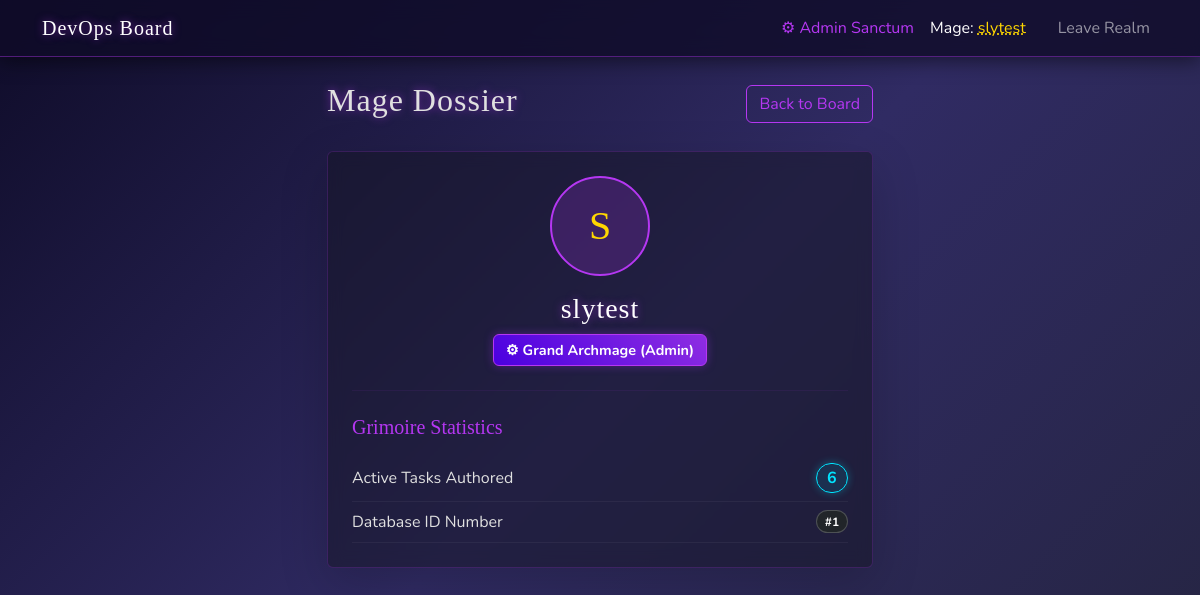
The app's page /profile (signed in) with its own data.
### app.py (models this page shows)
class User(UserMixin, db.Model):
    id = db.Column(db.Integer, primary_key=True)
    username = db.Column(db.String(150), unique=True, nullable=False)
    password_hash = db.Column(db.String(150), nullable=False)
    is_admin = db.Column(db.Boolean, default=False)
    tasks = db.relationship('Task', backref='author', lazy=True)

### app.py (the view)
@app.route('/profile')
@login_required
def profile():
    return render_template('profile.html', user=current_user)

### app.py (called while the page is built)
@app.context_processor
def inject_csrf_token():
    return dict(csrf_token=generate_csrf, get_file_type_info=get_file_type_info)

@login_manager.user_loader
def load_user(user_id):
    return User.query.get(int(user_id))

### templates/profile.html
{% extends 'base.html' %}
{% block content %}
<div class="row justify-content-center">
    <div class="col-md-6">
        <div class="d-flex justify-content-between align-items-center mb-4">
            <h2>Mage Dossier</h2>
            <a href="{{ url_for('index') }}" class="btn btn-outline-secondary">Back to Board</a>
        </div>
        <div class="card fantasy-board-card mb-4 shadow-lg">
            <div class="card-body p-4">
                <div class="text-center mb-4">
                    <div class="rounded-circle d-inline-flex align-items-center justify-content-center mb-3"
                         style="width: 100px; height: 100px; background: rgba(181, 55, 242, 0.2); border: 2px solid #b537f2; font-size: 2.5rem; color: #ffd700; font-family: 'Cinzel', serif;">
                        {{ current_user.username[0] | upper }}
                    </div>
                    <h3 style="color: #fff; font-family: 'Cinzel', serif;">{{ current_user.username }}</h3>
                    <div class="mt-2">
                        {% if current_user.is_admin %}
                            <span class="badge" style="background: linear-gradient(45deg, #4a00e0, #8e2de2); border: 1px solid #b537f2; font-size: 0.9em; padding: 8px 12px; box-shadow: 0 0 10px rgba(142, 45, 226, 0.4);">
                                &#9881; Grand Archmage (Admin)
                            </span>
                        {% else %}
                            <span class="badge badge-fantasy" style="font-size: 0.9em; padding: 8px 12px;">
                                Guild Member (Standard)
                            </span>
                        {% endif %}
                    </div>
                </div>
                <hr style="border-color: rgba(181, 55, 242, 0.3);">
                <div class="mt-4">
                    <h5 style="color: #b537f2; font-family: 'Cinzel', serif;">Grimoire Statistics</h5>
                    <ul class="list-group list-group-flush mt-3">
                        <li class="list-group-item bg-transparent d-flex justify-content-between align-items-center px-0" style="border-bottom: 1px solid rgba(255,255,255,0.05); color: #e0e0e0;">
                            <span>Active Tasks Authored</span>
                            <span class="badge badge-fantasy rounded-pill" style="font-size: 1em;">{{ current_user.tasks | length }}</span>
                        </li>
                        <li class="list-group-item bg-transparent d-flex justify-content-between align-items-center px-0" style="border-bottom: 1px solid rgba(255,255,255,0.05); color: #e0e0e0;">
                            <span>Database ID Number</span>
                            <span class="badge bg-dark rounded-pill border" style="border-color: rgba(255,255,255,0.2) !important;">#{{ current_user.id }}</span>
                        </li>
                    </ul>
                </div>
            </div>
        </div>
    </div>
</div>
{% endblock %}

### templates/base.html (shortened to what this page needs)
<!DOCTYPE html>
<html>
<head>
    <link href="https://cdn.jsdelivr.net/npm/bootstrap@5.3.0/dist/css/bootstrap.min.css" rel="stylesheet">
    <link rel="stylesheet" href="{{ url_for('static', filename='style.css') }}">
</head>
<body class="bg-light">
    <nav class="navbar navbar-expand-lg navbar-dark bg-dark">
        <div class="container">
            <a class="navbar-brand" href="{{ url_for('index') }}">DevOps Board</a>
            <div class="navbar-nav ms-auto">
                {% if current_user.is_authenticated %}
                    {% if current_user.is_admin %}
                        <a class="nav-item nav-link" href="{{ url_for('admin_classes') }}" style="color: #b537f2;">&#9881; Admin Sanctum</a>
                    {% endif %}
                    <a class="nav-item nav-link text-white me-3" href="{{ url_for('profile') }}" style="transition: all 0.2s ease;">Mage: <span style="color:#ffd700; text-decoration: underline dotted;">{{ current_user.username }}</span></a>
                    <a class="nav-item nav-link" href="{{ url_for('logout') }}">Leave Realm</a>
                {% else %}
                    <a class="nav-item nav-link" href="{{ url_for('login') }}">Enter Realm</a>
                    <a class="nav-item nav-link" href="{{ url_for('register') }}">Join Guild</a>
                {% endif %}
            </div>
        </div>
    </nav>
    <div class="container mt-4">
        {% block content %}{% endblock %}
    </div>
</body>
</html>

### static/style.css (style rules this page uses)
body { background: linear-gradient(135deg, #0f0c29, #302b63, #24243e); color: #e0e0e0; font-family: 'Nunito', sans-serif; min-height: 100vh; background-attachment: fixed; }
h1, h2, h3, h4, .navbar-brand, .card-header { font-family: 'Cinzel', serif; text-shadow: 0 0 8px rgba(181, 55, 242, 0.6); letter-spacing: 1px; }
.navbar-dark { background: rgba(15, 12, 41, 0.8) !important; backdrop-filter: blur(10px); border-bottom: 1px solid rgba(181, 55, 242, 0.4); box-shadow: 0 4px 20px rgba(0, 0, 0, 0.5); }
.fantasy-board-card { background: rgba(20, 20, 35, 0.5) !important; backdrop-filter: blur(8px); border: 1px solid rgba(181, 55, 242, 0.2) !important; box-shadow: 0 8px 32px 0 rgba(0, 0, 0, 0.4); }
.btn-outline-secondary { color: #b537f2; border-color: #b537f2; }
.badge-fantasy { background-color: rgba(0, 229, 255, 0.1) !important; border: 1px solid #00e5ff; color: #00e5ff !important; box-shadow: 0 0 8px rgba(0, 229, 255, 0.3); }
.form-control, .form-select, .card { background-color: rgba(20, 20, 35, 0.6); border: 1px solid rgba(181, 55, 242, 0.3); color: #e0e0e0; }

### records on screen
User: username "slytest", username "S", id "1"

### other values on screen
{{ current_user.tasks | length }} "6"
